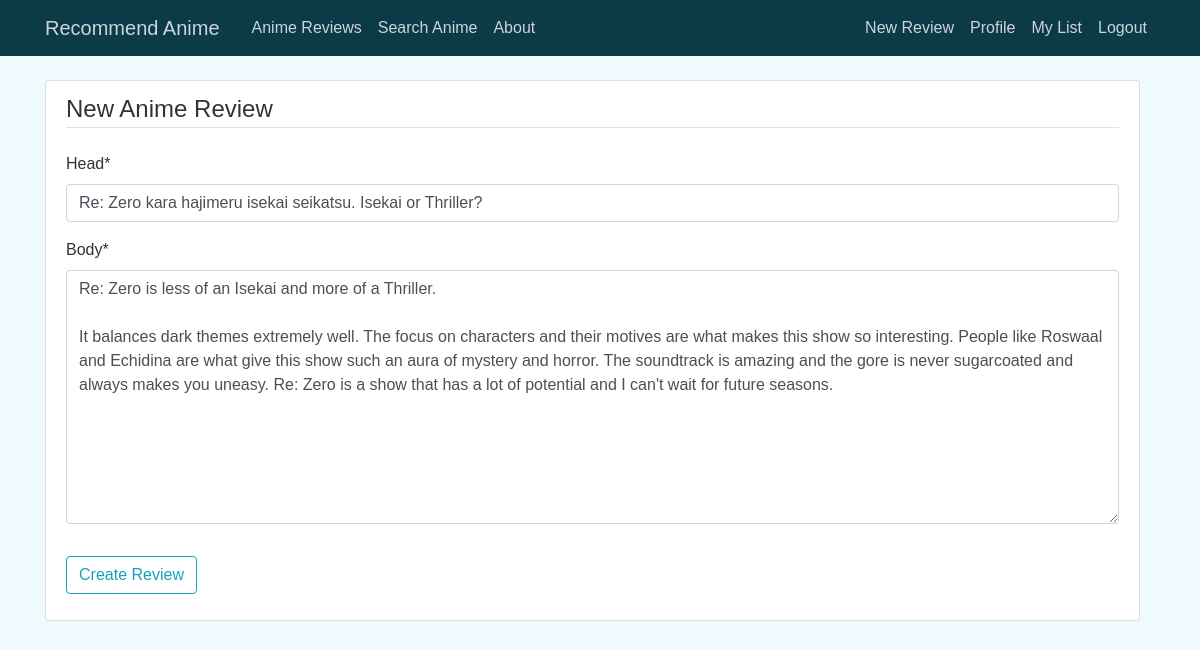
Page /reviews/5/update/ (signed in) on the committed database.
### recommend/models.py (models this page shows, shortened)
class Review(models.Model):
    head = models.CharField(max_length=80)
    body = models.TextField(max_length=2000)
    date_posted = models.DateTimeField(default=timezone.now)
    author = models.ForeignKey(User, on_delete=models.CASCADE) #if user is deleted, choose what happens to reviews
    associated_anime = models.ForeignKey(Anime, on_delete= models.SET_NULL, null=True)

### reviews/views.py (the view, shortened to what this page needs)
# urls.py: path('<int:pk>/update/', ReviewUpdateView.as_view(), name='reviews-update'),
class ReviewUpdateView(LoginRequiredMixin, UserPassesTestMixin, UpdateView):
    model = Review
    fields = ['head', 'body']
    template_name = 'review_form.html'
    def test_func(self):
        review = self.get_object() #get review trying to be updated
        if self.request.user == review.author:
            return True
        else:
            return False

### templates/review_form.html (shortened to what this page needs)
{% extends "base.html" %}
{% load crispy_forms_tags %}
{% block content %}
    <div class="content-section">
        <form method="POST">
            <fieldset class="form-group">
                <legend class="border-bottom mb-4">New Anime Review</legend>
                {{ form|crispy }}
            </fieldset>
            <div class="form-group">
                <button class="btn btn-outline-info" type="submit">Create Review</button>
            </div>
        </form>
    </div>
{% endblock content %}

### static/style.css (style rules this page uses)
body { font-family: Sans-Serif; background: #effbff; color: #333333; margin-top: 5rem; }
.content-section { background: #ffffff; padding: 10px 20px; border: 1px solid #dddddd; border-radius: 3px; margin-bottom: 20px; width: 150%; }

### rows in the picture
Review: head "Re: Zero kara hajimeru isekai seikatsu. Isekai or Thriller?", body "Re: Zero is less of an Isekai and more of a Thriller. It balances dark themes extremely well. The focus on characters and their motives are what makes this show so interesting. People like Roswaal and Echidina are what give this show such an aura of mystery and horror. The soundtrack is amazing and the gore is never sugarcoated and always makes you uneasy. Re: Zero is a show that has a lot of potential and I can't wait for future seasons."
